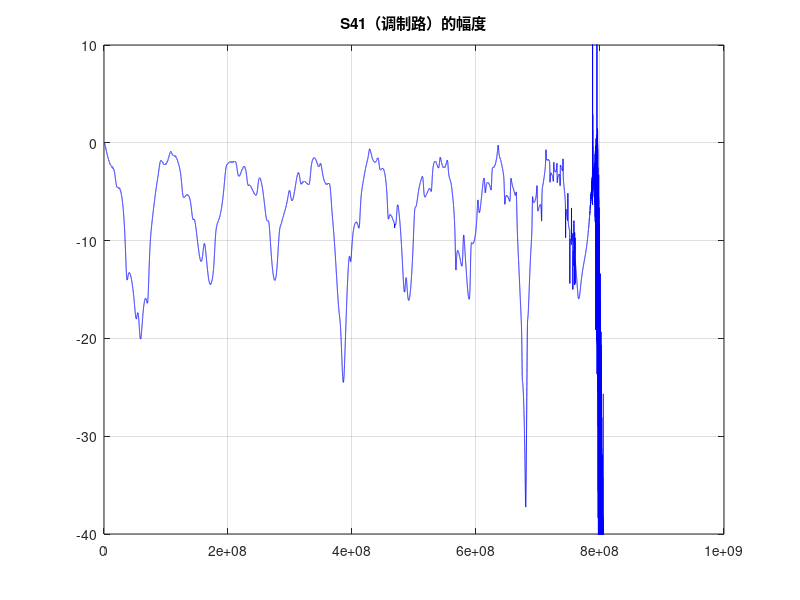
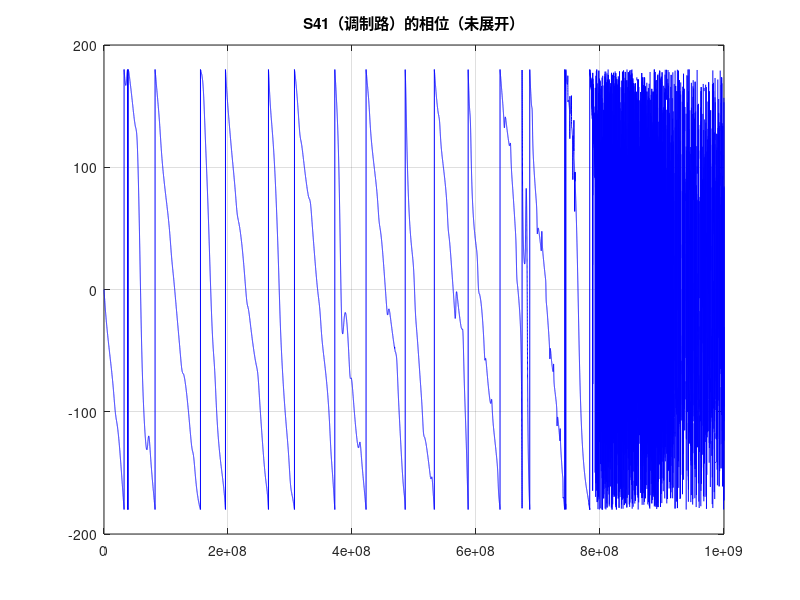
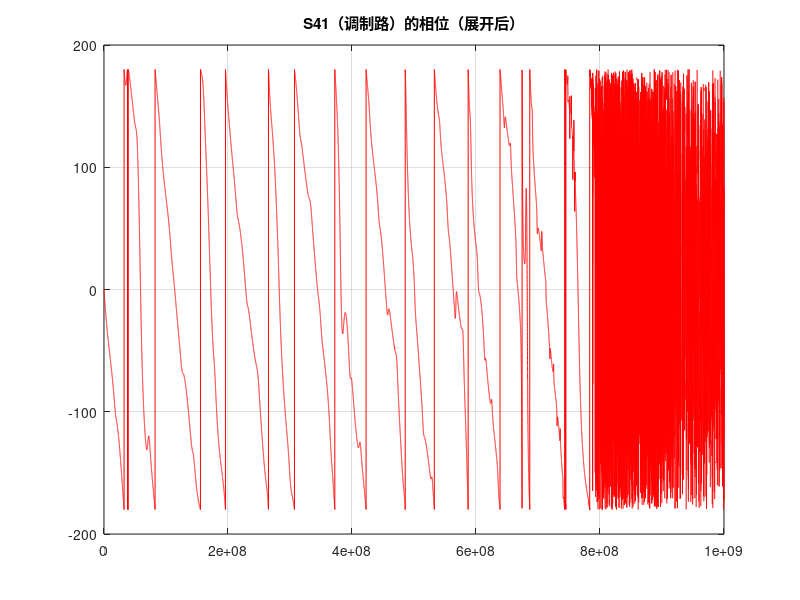
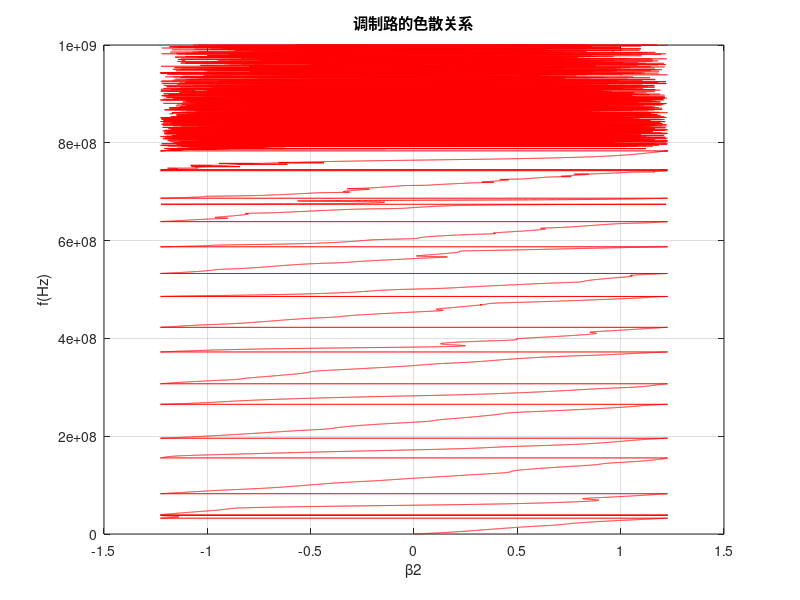

MATLAB code for these plots, in order:
%% 计算...的色散曲面 使用的方法是传输矩阵法

%初始化
clear
clc
close all

%电路参数
E=48*pi/180;
F=1e9;
c=3e8;
CV = 8.47e-12;
a=c*E/F/2/pi;

%扫频范围
fMin = 0;
fMax = 1e9;
f = fMin:fMax / 100000:fMax;
Omega = 2 * pi * fMax;
omega = 2 * pi * f;

%增量模型
Z0=50;
Y0=1/Z0;
C = 1 ./ (1i * omega * CV);
N = 3; %y方向的层数，此处有三条线，所以是3
M = 64; %x方向的层数
L = a * M;

%传输矩阵
T = zeros(2 * N, 2 * N, length(omega));
Th = zeros(2 * N, 2 * N, length(omega));
Tv = zeros(2 * N, 2 * N, length(omega));
Ttol = zeros(2 * N, 2 * N, length(omega));
X = zeros(N, N, length(omega));

%填充传输矩阵
for i = 1:length(omega)
    % ?为什么这里用f而不是Omega
    theta=E/F*f(i);
    %这里传输矩阵是未归一化的
    Th(:, :, i) = [cos(theta/2)*eye(3), 1i*Z0*sin(theta/2)*eye(3);
        1i*Y0*sin(theta/2)*eye(3),cos(theta/2)*eye(3)
        ];
    Ya = 1 / C(i);
    Yb = -1 / C(i);
    Yc = 2 / C(i);

    for k = 1:N

        for j = 1:N

            if k == j
                %主对角线
                if k == 1 || k == N
                    X(k, j, i) = Ya;
                else
                    X(k, j, i) = Yc;
                end

            end

            if abs(k - j) == 1
                X(k, j, i) = Yb;
            end

        end

    end

    Tv(:, :, i) = [
                   eye(N), zeros(N);
                   X(:, :, i), eye(N)
                   ];
    T(:, :, i) = Th(:, :, i) * Tv(:, :, i) * Th(:, :, i);
    Ttol(:, :, i) = T(:, :, i) ^ M;
end

Atol = Ttol(1:N, 1:N, :);
Btol = Ttol(1:N, N + 1:2 * N, :);
Ctol = Ttol(N + 1:2 * N, 1:N, :);
Dtol = Ttol(N + 1:2 * N, N + 1:2 * N, :);

%Z矩阵
Ztol = zeros(2 * N, 2 * N, length(omega));
Stol = zeros(2 * N, 2 * N, length(omega));

for i = 1:length(omega)
    Ztol(:, :, i) = [Atol(:, :, i) * Ctol(:, :, i) ^ -1, Ctol(:, :, i) ^ -1;
                     Ctol(:, :, i) ^ -1, Dtol(:, :, i) * Ctol(:, :, i) ^ -1];
    Stol(:, :, i) = (Ztol(:, :, i) / Z0 - eye(2 * N)) * (Ztol(:, :, i) / Z0 + eye(2 * N)) ^ -1;
end

S11 = squeeze(Stol(1, 1, :));
S41 = squeeze(Stol(4, 1, :));
S52 = squeeze(Stol(5, 2, :));
S63 = squeeze(Stol(6, 3, :));
S41_phi = angle(S41) .* 180 / pi;
S52_phi = angle(S52) .* 180 / pi;
S63_phi = angle(S63) .* 180 / pi;
unwrapped_S41_phi = unwrap(S41_phi, -360);
unwrapped_S52_phi = unwrap(S52_phi, -360);
unwrapped_S63_phi = unwrap(S63_phi, -360);
beta41 = -unwrapped_S41_phi * pi / 180 / L;
beta52 = -unwrapped_S52_phi * pi / 180 / L;
beta63 = -unwrapped_S63_phi * pi / 180 / L;
theta41 = beta41 * a;
theta52 = beta52 * a;
theta63 = beta63 * a;
S11_dB = 20 * log10(abs(S11));
S41_dB = 20 * log10(abs(S41));
S52_dB = 20 * log10(abs(S52));
S63_dB = 20 * log10(abs(S63));

%% 画图
h1 = figure;
plot(f, S41_dB, 'b-')
ylim([-40 10])
xlim([0 fMax])
yticks(-40:10:10)
title('S41（调制路）的幅度')
grid on

h2=figure;
plot(f, S41_phi, '-', 'Color', 'b')
xlim([0 fMax])
ylim([-200 200])
title('S41（调制路）的相位（未展开）')
grid on

h3=figure;
plot(f, unwrapped_S41_phi, 'r-')
title('S41（调制路）的相位（展开后）')
grid on

h4=figure;
plot(beta41, f, 'r-')
ylabel('f(Hz)')
xlabel('β2')
title('调制路的色散关系')
grid on

h5=figure;
plot(f, S52_dB, 'b-')
xlim([0 fMax])
ylim([-40 10])
yticks(-40:10:10)
title('S52（主路）的幅度')
grid on

h6=figure;
plot(f, S52_phi, '-', 'Color', 'b')
xlim([0 fMax])
ylim([-200 200])
title('S52（主路）的相位（未展开）')
grid on

h7=figure;
plot(f, unwrapped_S52_phi, 'r-')
title('S52（主路）的相位（展开后）')
grid on

h8=figure;
plot(beta52, f, 'r-')
ylabel('f(Hz)')
xlabel('β1')
title('主路的色散关系')
grid on

% 相速度
vp1=omega'./beta52;
vp2=omega'./beta41;

h9=figure;
hold on
plot(f,vp1,'b-')
plot(f,vp2,'r-')
grid on
legend("调制路","主路")

